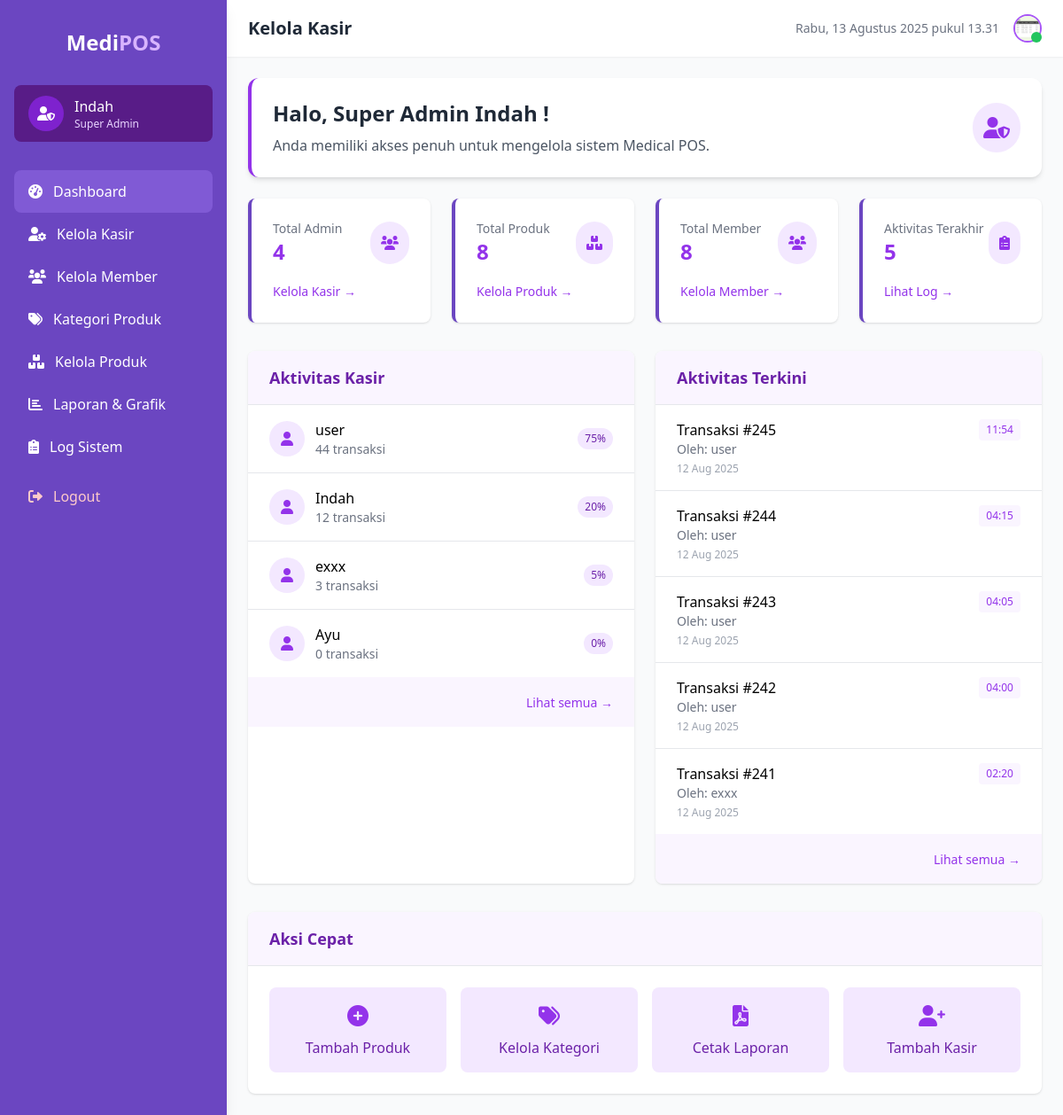
Screenshot of /admin/dashboard.php (signed in) with the database file from the repository.
### tables this page shows
CREATE TABLE `transactions` (
  `id` int(11) NOT NULL,
  `date` timestamp NOT NULL DEFAULT current_timestamp(),
  `fid_admin` int(11) NOT NULL,
  `fid_member` int(11) DEFAULT NULL,
  `fid_product` int(11) DEFAULT NULL,
  `detail` varchar(255) DEFAULT NULL,
  `total_price` decimal(12,2) DEFAULT NULL,
  `margin_total` decimal(10,2) NOT NULL,
  `paid_amount` decimal(10,0) DEFAULT 0,
  `kembalian` decimal(10,0) DEFAULT 0,
  `payment_method` enum('tunai','qris') NOT NULL,
  `final_total` int(11) NOT NULL,
  `points` int(11) DEFAULT 0,
  `discount` decimal(3,2) DEFAULT NULL
);

### admin/dashboard.php (the view, shortened to what this page needs)
<?php
include '../service/connection.php';
$email = $_SESSION['email'];
$query = mysqli_query($conn, "SELECT * FROM admin WHERE email = '$email'");
$admin = mysqli_fetch_assoc($query);
$username = $admin['username'];
$total_admin_query = mysqli_query($conn, "SELECT COUNT(*) as total FROM admin");
$total_admin = mysqli_fetch_assoc($total_admin_query);
$admin_activity_query = mysqli_query($conn, "SELECT a.username, COUNT(t.id) as transactions
                                           FROM admin a
                                           LEFT JOIN transactions t ON a.id = t.fid_admin
                                           GROUP BY a.username
                                           ORDER BY transactions DESC
                                           LIMIT 5");
$admin_activities = [];
while ($row = mysqli_fetch_assoc($admin_activity_query)) {
    $admin_activities[] = $row;
}
$recent_logs_query = mysqli_query($conn, "SELECT
    t.id,
    a.username,
    CONCAT('Transaksi #', t.id) as activity,
    t.date as timestamp
FROM transactions t
JOIN admin a ON t.fid_admin = a.id
ORDER BY t.date DESC
LIMIT 5");
$recent_logs = [];
while ($row = mysqli_fetch_assoc($recent_logs_query)) {
    $recent_logs[] = $row;
}
?>
<!DOCTYPE html>
<html lang="en">
<head>
    <script src="https://cdn.tailwindcss.com"></script>
    <link href="https://cdnjs.cloudflare.com/ajax/libs/font-awesome/6.0.0-beta3/css/all.min.css" rel="stylesheet">
</head>
<body class="bg-gray-50">
    <div class="flex h-screen">
        <div class="sidebar w-64 px-4 py-8 shadow-lg fixed h-full">
            <div class="flex items-center justify-center mb-8">
                <h1 class="text-2xl font-bold">
                    <span class="text-white">Medi</span><span class="text-purple-300">POS</span>
                </h1>
            </div>
            <div class="flex items-center px-4 py-3 mb-6 rounded-lg bg-purple-900">
                <div class="w-10 h-10 rounded-full bg-purple-700 flex items-center justify-center">
                    <i class="fas fa-user-shield text-white"></i>
                </div>
                <div class="ml-3">
                    <p class="font-medium text-white"><?= htmlspecialchars($username) ?></p>
                    <p class="text-xs text-purple-200">Super Admin</p>
                </div>
            </div>
            <nav class="mt-8">
                <a href="dashboard.php" class="flex items-center px-4 py-3 rounded-lg nav-active">
                    <i class="fas fa-tachometer-alt mr-3"></i>
                    Dashboard
                </a>
                <a href="manage_admin.php" class="flex items-center px-4 py-3 rounded-lg hover:bg-purple-800">
                    <i class="fas fa-user-cog mr-3"></i>
                    Kelola Kasir
                </a>
                <a href="manage_member.php" class="flex items-center px-4 py-3 rounded-lg hover:bg-purple-800">
                    <i class="fas fa-users mr-3"></i>
                    Kelola Member
                </a>
                <a href="manage_category.php" class="flex items-center px-4 py-3 rounded-lg hover:bg-purple-800">
                    <i class="fas fa-tags mr-3"></i>
                    Kategori Produk
                </a>
                <a href="manage_product.php" class="flex items-center px-4 py-3 rounded-lg hover:bg-purple-800">
                    <i class="fas fa-boxes mr-3"></i>
                    Kelola Produk
                </a>
                <a href="reports.php" class="flex items-center px-4 py-3 rounded-lg hover:bg-purple-800">
                    <i class="fas fa-chart-bar mr-3"></i>
                    Laporan & Grafik
                </a>
                <a href="system_logs.php" class="flex items-center px-4 py-3 rounded-lg hover:bg-purple-800">
                    <i class="fas fa-clipboard-list mr-3"></i>
                    Log Sistem
                </a>
                <a href="../service/logout.php" class="flex items-center px-4 py-0 rounded-lg hover:bg-purple-800 mt-5 text-red-200">
                    <i class="fas fa-sign-out-alt mr-3"></i>
                    Logout
                </a>
            </nav>
        </div>
        <div class="ml-64 flex-1 overflow-y-auto">
            <header class="bg-white shadow-sm">
    <div class="flex justify-between items-center px-6 py-4">
        <h2 class="text-xl font-semibold text-gray-800">Kelola Kasir</h2>
        <div class="flex items-center space-x-4">
            <span class="text-sm text-gray-500" id="currentDateTime"></span>
            <div class="relative">
                <a href="profile.php">
                    <img src="../uploads/<?= htmlspecialchars($admin['image']) ?>"
                         alt="Profile"
                         class="w-8 h-8 rounded-full border-2 border-purple-500 cursor-pointer">
                    <span class="absolute bottom-0 right-0 w-3 h-3 bg-green-500 rounded-full"></span>
                </a>
            </div>
        </div>
    </div>
</header>
            <main class="p-6">
                <div class="bg-white rounded-xl shadow-md p-6 mb-6 border-l-4 border-purple-600">
                    <div class="flex items-center justify-between">
                        <div>
                            <h2 class="text-2xl font-bold mb-2 text-gray-800">Halo, Super Admin <?= htmlspecialchars($username) ?>!</h2>
                            <p class="text-gray-600">Anda memiliki akses penuh untuk mengelola sistem Medical POS.</p>
                        </div>
                        <div class="bg-purple-100 p-3 rounded-full">
                            <i class="fas fa-user-shield text-purple-600 text-2xl"></i>
                        </div>
                    </div>
                </div>
                <div class="grid grid-cols-1 md:grid-cols-4 gap-6 mb-8">
                    <div class="stat-card bg-white rounded-lg p-6 shadow">
                        <div class="flex items-center justify-between">
                            <div>
                                <h3 class="text-gray-500 text-sm">Total Admin</h3>
                                <p class="text-2xl font-bold text-purple-600"><?= $total_admin['total'] ?></p>
                            </div>
                            <div class="bg-purple-100 p-3 rounded-full">
                                <i class="fas fa-users text-purple-600"></i>
                            </div>
                        </div>
                        <div class="mt-4">
                            <a href="manage_admin.php" class="text-purple-600 text-sm hover:underline">Kelola Kasir →</a>
                        </div>
                    </div>
                    <div class="stat-card bg-white rounded-lg p-6 shadow">
                        <div class="flex items-center justify-between">
                            <div>
                                <h3 class="text-gray-500 text-sm">Total Produk</h3>
                                <?php
                                $product_count = mysqli_fetch_assoc(mysqli_query($conn, "SELECT COUNT(*) as total FROM products"));
                                ?>
                                <p class="text-2xl font-bold text-purple-600"><?= $product_count['total'] ?></p>
                            </div>
                            <div class="bg-purple-100 p-3 rounded-full">
                                <i class="fas fa-boxes text-purple-600"></i>
                            </div>
                        </div>
                        <div class="mt-4">
                            <a href="manage_product.php" class="text-purple-600 text-sm hover:underline">Kelola Produk →</a>
                        </div>
                    </div>
                    <div class="stat-card bg-white rounded-lg p-6 shadow">
                        <div class="flex items-center justify-between">
                            <div>
                                <h3 class="text-gray-500 text-sm">Total Member</h3>
                                <?php
                                $member_count = mysqli_fetch_assoc(mysqli_query($conn, "SELECT COUNT(*) as total FROM member"));
                                ?>
                                <p class="text-2xl font-bold text-purple-600"><?= $member_count['total'] ?></p>
                            </div>
                            <div class="bg-purple-100 p-3 rounded-full">
                                <i class="fas fa-users text-purple-600"></i>
                            </div>
                        </div>
                        <div class="mt-4">
                            <a href="manage_member.php" class="text-purple-600 text-sm hover:underline">Kelola Member →</a>
                        </div>
                    </div>
                    <div class="stat-card bg-white rounded-lg p-6 shadow">
                        <div class="flex items-center justify-between">
                            <div>
                                <h3 class="text-gray-500 text-sm">Aktivitas Terakhir</h3>
                                <p class="text-2xl font-bold text-purple-600"><?= count($recent_logs) ?></p>
                            </div>
                            <div class="bg-purple-100 p-3 rounded-full">
                                <i class="fas fa-clipboard-list text-purple-600"></i>
                            </div>
                        </div>
                        <div class="mt-4">
                            <a href="system_logs.php" class="text-purple-600 text-sm hover:underline">Lihat Log →</a>
                        </div>
                    </div>
                </div>
                <div class="grid grid-cols-1 lg:grid-cols-2 gap-6">
                    <div class="bg-white rounded-lg shadow overflow-hidden">
                        <div class="px-6 py-4 border-b border-gray-200 bg-purple-50">
                            <h3 class="font-semibold text-lg text-purple-800">Aktivitas Kasir</h3>
                        </div>
                        <div class="divide-y divide-gray-200">
                            <?php foreach ($admin_activities as $admin): ?>
                            <div class="px-6 py-4 flex items-center justify-between hover:bg-purple-50">
                                <div class="flex items-center">
                                    <div class="w-10 h-10 rounded-full bg-purple-100 flex items-center justify-center mr-3">
                                        <i class="fas fa-user text-purple-600"></i>
                                    </div>
                                    <div>
                                        <p class="font-medium"><?= htmlspecialchars($admin['username']) ?></p>
                                        <p class="text-sm text-gray-500"><?= $admin['transactions'] ?> transaksi</p>
                                    </div>
                                </div>
                                <span class="text-xs px-2 py-1 rounded-full bg-purple-100 text-purple-800">
                                    <?= round($admin['transactions'] / array_sum(array_column($admin_activities, 'transactions')) * 100) ?>%
                                </span>
                            </div>
                            <?php endforeach; ?>
                        </div>
                        <div class="px-6 py-4 bg-purple-50 text-right">
                            <a href="admin_activities.php" class="text-sm text-purple-600 hover:underline font-medium">Lihat semua →</a>
                        </div>
                    </div>
                    <div class="bg-white rounded-lg shadow overflow-hidden">
                        <div class="px-6 py-4 border-b border-gray-200 bg-purple-50">
                            <h3 class="font-semibold text-lg text-purple-800">Aktivitas Terkini</h3>
                        </div>
                        <div class="divide-y divide-gray-200">
                            <?php foreach ($recent_logs as $log): ?>
                            <div class="px-6 py-4 hover:bg-purple-50">
                                <div class="flex justify-between items-start">
                                    <div>
                                        <p class="font-medium"><?= htmlspecialchars($log['activity']) ?></p>
                                        <p class="text-sm text-gray-500">Oleh: <?= htmlspecialchars($log['username']) ?></p>
                                    </div>
                                    <span class="text-xs text-purple-600 bg-purple-50 px-2 py-1 rounded">
                                        <?= date('H:i', strtotime($log['timestamp'])) ?>
                                    </span>
                                </div>
                                <p class="text-xs text-gray-400 mt-1">
                                    <?= date('d M Y', strtotime($log['timestamp'])) ?>
                                </p>
                            </div>
                            <?php endforeach; ?>
                        </div>
                        <div class="px-6 py-4 bg-purple-50 text-right">
                            <a href="system_logs.php" class="text-sm text-purple-600 hover:underline font-medium">Lihat semua →</a>
                        </div>
                    </div>
                </div>
                <div class="mt-8 bg-white rounded-lg shadow overflow-hidden">
                    <div class="px-6 py-4 border-b border-gray-200 bg-purple-50">
                        <h3 class="font-semibold text-lg text-purple-800">Aksi Cepat</h3>
                    </div>
                    <div class="p-6 grid grid-cols-1 md:grid-cols-4 gap-4">
                        <a href="manage_product.php?action=add" class="bg-purple-100 hover:bg-purple-200 p-4 rounded-lg text-center transition-colors">
                            <div class="text-purple-600 mb-2">
                                <i class="fas fa-plus-circle text-2xl"></i>
                            </div>
                            <p class="font-medium text-purple-800">Tambah Produk</p>
                        </a>
                        <a href="manage_category.php" class="bg-purple-100 hover:bg-purple-200 p-4 rounded-lg text-center transition-colors">
                            <div class="text-purple-600 mb-2">
                                <i class="fas fa-tags text-2xl"></i>
                            </div>
                            <p class="font-medium text-purple-800">Kelola Kategori</p>
                        </a>
                        <a href="reports.php" class="bg-purple-100 hover:bg-purple-200 p-4 rounded-lg text-center transition-colors">
                            <div class="text-purple-600 mb-2">
                                <i class="fas fa-file-pdf text-2xl"></i>
                            </div>
                            <p class="font-medium text-purple-800">Cetak Laporan</p>
                        </a>
                        <a href="manage_admin.php?action=add" class="bg-purple-100 hover:bg-purple-200 p-4 rounded-lg text-center transition-colors">
                            <div class="text-purple-600 mb-2">
                                <i class="fas fa-user-plus text-2xl"></i>
                            </div>
                            <p class="font-medium text-purple-800">Tambah Kasir</p>
                        </a>
                    </div>
                </div>
            </main>
        </div>
    </div>
</body>
</html>

### admin/dashboard.php (style rules this page uses)
body { font-family: 'Segoe UI', Tahoma, Geneva, Verdana, sans-serif; background-color: #f8fafc; }
.sidebar { background-color: #6b46c1; color: white; }
.stat-card { border-left: 4px solid #6b46c1; }
.nav-active { background-color: #805ad5; }

### rows the page displays
transactions: activity "Transaksi #245", fid_admin.username "user", date "11:54", date "12 Aug 2025"
transactions: activity "Transaksi #244", fid_admin.username "user", date "04:15", date "12 Aug 2025"
transactions: activity "Transaksi #243", fid_admin.username "user", date "04:05", date "12 Aug 2025"
transactions: activity "Transaksi #242", fid_admin.username "user", date "04:00", date "12 Aug 2025"
transactions: activity "Transaksi #241", fid_admin.username "exxx", date "02:20", date "12 Aug 2025"

### other values shown
$username "Indah"
$total_admin['total'] "4"
$product_count['total'] "8"
$member_count['total'] "8"
count($recent_logs) "5"
$admin['username'] "user"
$admin['transactions'] "44"
$admin['username'] "Indah"
$admin['transactions'] "12"
$admin['username'] "exxx"
$admin['transactions'] "3"
$admin['username'] "Ayu"
$admin['transactions'] "0"
